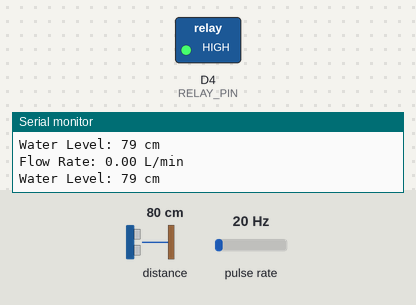
Bench run of a sketch on a simulated ESP8266 (NodeMCU). On the bench: switched loads named in the sketch (green lamp = pin HIGH), the last lines printed to the serial monitor. Wiring (inferred from the names in the program): ultrasonic range finder: trigger D2; echo D3; pulse sensor: data D1. The inputs (shaded band) are chosen by the test bench; at power-on: distance to the obstacle 80 cm, pulse rate 20 Hz. The echo pulse lasts 58.3 µs per cm; WiFi joins after 1.5 s; servers stay silent unless stated; pins used as bus, display or sensor lines are not drawn.

Above: at 2.7 s.
2.8 s: distance to the obstacle set to 85 cm
At 4.7 s:
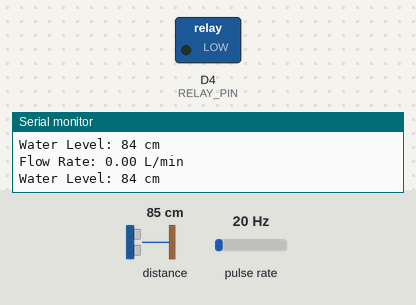
5.0 s: distance to the obstacle set to 2 cm
At 6.6 s:
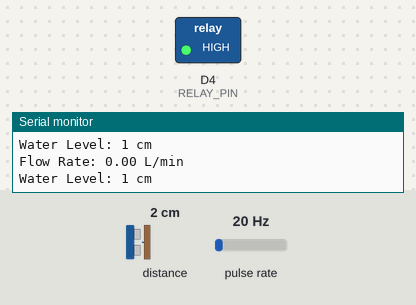
7.0 s: distance to the obstacle set to 120 cm
At 8.4 s:
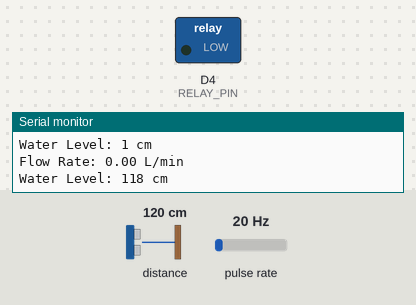
Timing chart, 0 to 10.0 s (numbered marks = the images above; inputs shaded):
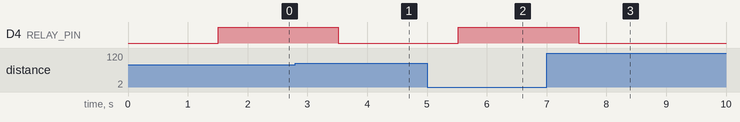

Measured:
- the behaviour switches between 80 and 81 cm on distance to the obstacle (found by bisection; images 0 and 1)
- after the input at 2.8 s, D4 (RELAY_PIN): HIGH → LOW after 0.72 s
- after the input at 5.0 s, D4 (RELAY_PIN): LOW → HIGH after 0.53 s
- after the input at 7.0 s, D4 (RELAY_PIN): HIGH → LOW after 0.53 s

The sketch:

smart_tank.ino
```cpp
// Include the necessary libraries
#include <ESP8266WiFi.h>

// Pin definitions
#define FLOW_SENSOR_PIN D1         // Pin connected to the flow sensor
#define ULTRASONIC_TRIG_PIN D2     // Pin connected to the ultrasonic sensor trigger
#define ULTRASONIC_ECHO_PIN D3     // Pin connected to the ultrasonic sensor echo
#define RELAY_PIN D4               // Pin connected to the relay module

// Flow sensor variables
volatile int flowPulseCount = 0;
float flowRate = 0;

// Ultrasonic sensor variables
long duration;
int distance;

// WiFi credentials
const char* ssid = "mabzone.net";
const char* password = "Cisco@#0912";

void setup() {
  // Initialize Serial communication
  Serial.begin(115200);

  // Connect to WiFi
  //connectToWiFi();
  WiFi.begin(ssid, password);
  Serial.print("Connecting to ");
  Serial.print(ssid);

  while (WiFi.status() != WL_CONNECTED) {
    delay(500);
    Serial.print(".");
  }

  Serial.println("");
  Serial.println("WiFi connected");
  Serial.println("IP address: ");
  Serial.println(WiFi.localIP());

  // Initialize pins
  pinMode(FLOW_SENSOR_PIN, INPUT_PULLUP);
  pinMode(ULTRASONIC_TRIG_PIN, OUTPUT);
  pinMode(ULTRASONIC_ECHO_PIN, INPUT);
  pinMode(RELAY_PIN, OUTPUT);


  // Attach interrupt to flow sensor pin
  attachInterrupt(digitalPinToInterrupt(FLOW_SENSOR_PIN), pulseCounter, FALLING);
}


void loop() {
  // Calculate flow rate in liters per minute
  flowRate = (flowPulseCount / 7.5) / 1000;

  // Print flow rate
  Serial.print("Flow Rate: ");
  Serial.print(flowRate);
  Serial.println(" L/min");

  // Measure water level using ultrasonic sensor
  digitalWrite(ULTRASONIC_TRIG_PIN, LOW);
  delayMicroseconds(2);
  digitalWrite(ULTRASONIC_TRIG_PIN, HIGH);
  delayMicroseconds(10);
  digitalWrite(ULTRASONIC_TRIG_PIN, LOW);
  duration = pulseIn(ULTRASONIC_ECHO_PIN, HIGH);
  distance = duration * 0.034 / 2; // Convert to cm

  // Print water level
  Serial.print("Water Level: ");
  Serial.print(distance);
  Serial.println(" cm");

  // Control motor based on water level and flow rate
  if (distance < 80 && flowRate < 0.1) { // Adjust threshold distance as needed
    // Water level is below threshold and no incoming water supply, turn on the motor
    digitalWrite(RELAY_PIN, HIGH);
  } else {
    // Water level is at threshold or incoming water supply detected, turn off the motor
    digitalWrite(RELAY_PIN, LOW);
  }

  // Reset flow pulse count
  flowPulseCount = 0;

  // Wait for a moment
  delay(1000);
}

// Function to handle flow sensor interrupts
void pulseCounter() {
  flowPulseCount++;
}

// Function to connect to WiFi
```
